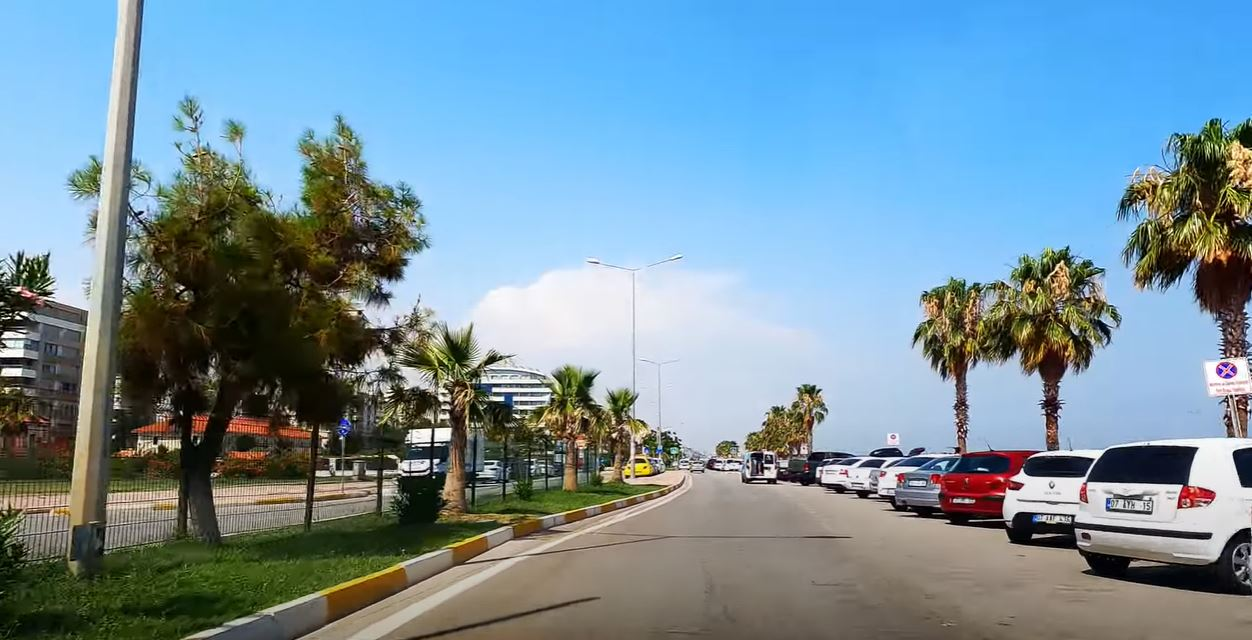
#> input picture Ekran Alıntısı.JPG, 1252 x 640 px, given in place of the camera
$ python hsv_obj_detection_realtime.py
#> lines starting #> are read from the running program, lines starting #| are printed output that depends on the picture; after the words box and inside, x2 and y2 are one past the last pixel; in counts of white or black regions, pixels touching at a corner belong together
import cv2
import numpy as np

def nothing(x):
    pass

cap = cv2.VideoCapture(0)

cv2.namedWindow("Trackbar")

cv2.createTrackbar("LH","Trackbar",0,179,nothing)
#> slider 'LH' is set to 35
cv2.createTrackbar("LS","Trackbar",0,255,nothing)
#> slider 'LS' is set to 51
cv2.createTrackbar("LV","Trackbar",0,255,nothing)
#> slider 'LV' is set to 51
cv2.createTrackbar("UH","Trackbar",0,179,nothing)
#> slider 'UH' is set to 179
cv2.createTrackbar("US","Trackbar",0,255,nothing)
#> slider 'US' is set to 255
cv2.createTrackbar("UV","Trackbar",0,255,nothing)
#> slider 'UV' is set to 255


while 1:

    ret,frame=cap.read()
#> frame is the input picture: shape (640, 1252, 3); mean B, G, R 159.7, 144.9, 118
    frame = cv2.flip(frame,1)
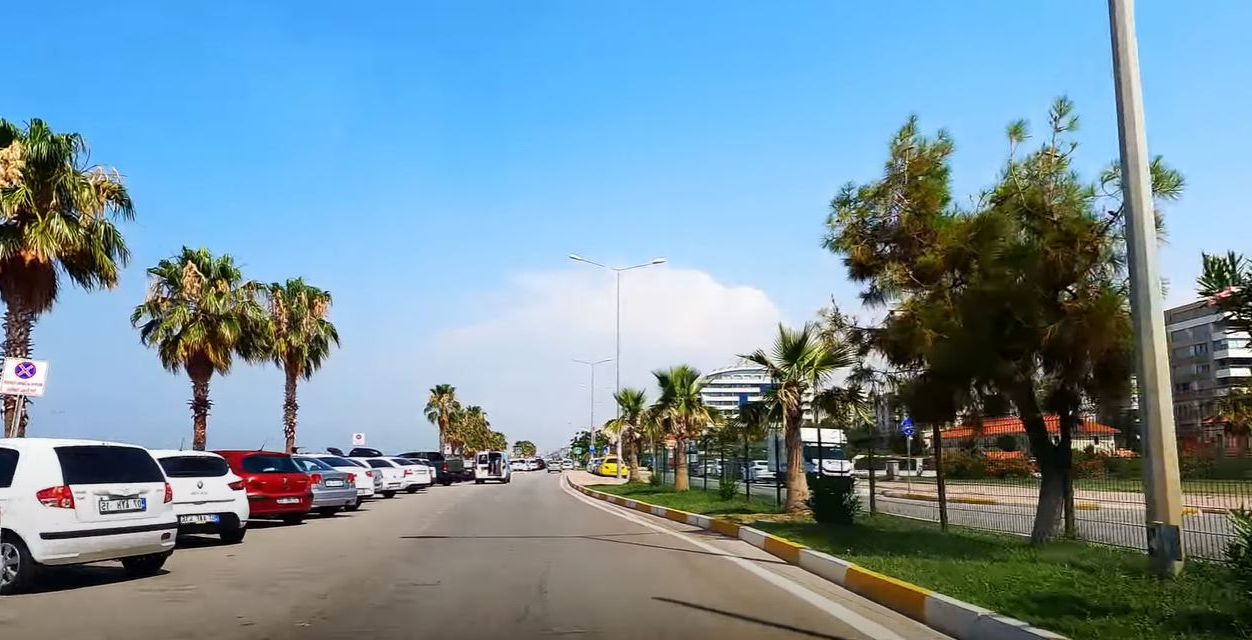
#> frame: shape (640, 1252, 3); mean B, G, R 159.7, 144.9, 118

    frame = cv2.resize(frame,(500,350))
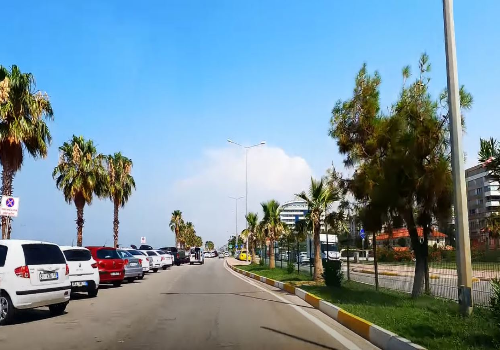
#> frame: shape (350, 500, 3); mean B, G, R 159.6, 144.9, 117.9
    hsv = cv2.cvtColor(frame,cv2.COLOR_BGR2HSV)
#> hsv: shape (350, 500, 3); mean H, S, V 71.4, 106.2, 173.7

    lh = cv2.getTrackbarPos("LH","Trackbar")
    ls = cv2.getTrackbarPos("LS","Trackbar")
    lv = cv2.getTrackbarPos("LV","Trackbar")
    uh = cv2.getTrackbarPos("UH","Trackbar")
    us = cv2.getTrackbarPos("US","Trackbar")
    uv = cv2.getTrackbarPos("UV","Trackbar")

    lower_blue = np.array([lh,ls,lv])
    upper_blue = np.array([uh,us,uv])

    mask = cv2.inRange(hsv,lower_blue,upper_blue)
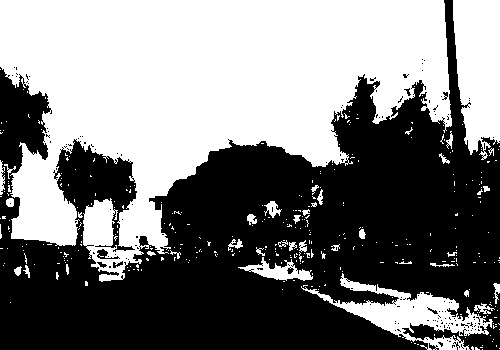
#> mask: shape (350, 500); 48.4% white; 348 white regions (312 under 20 px), largest, box (x1, y1, x2, y2) and area: (0, 0, 452, 282) 70963, (453, 0, 500, 160) 6045, (301, 273, 493, 350) 4433
    bitwise = cv2.bitwise_and(frame,frame,mask=mask)
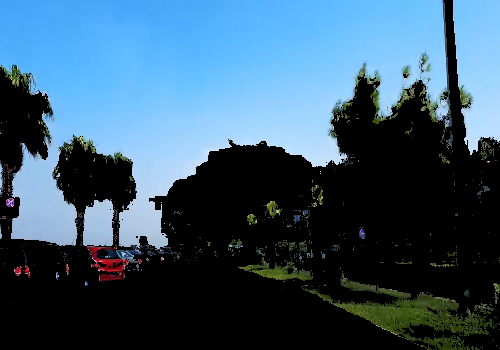
#> bitwise: shape (350, 500, 3); mean B, G, R 107.9, 86.7, 57.1

    cv2.imshow("frame",frame)
    cv2.imshow("mask",mask)
    cv2.imshow("bitwise",bitwise)

    if cv2.waitKey(20) & 0xFF==ord('q'):
#> (key q is pressed here)
        break

cap.release()
cv2.destroyAllWindows()
